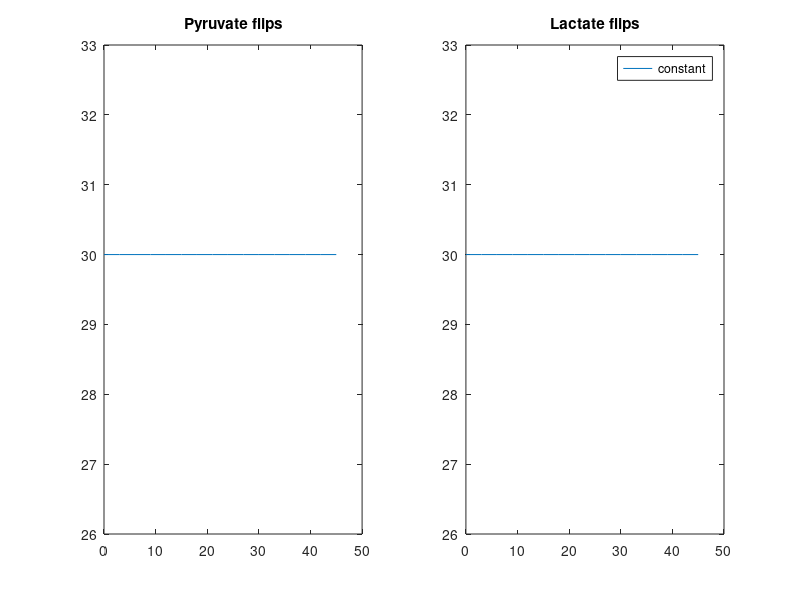

MATLAB code to generate this figure: (Note: this script raises an error after producing the figure.)
% Script for testing fit_kPL kinetic model fitting functions

clear all

% Test values
Tin = 0; Tacq = 48; TR = 3; N = Tacq/TR;
R1P = 1/25; R1L = 1/25; KPL = 0.05; std_noise = 0.01;
k12 = 0.05; % for variable flip angle designs
Rinj = .25;
input_function = zeros(1,N);
% Mz0 = [0,0];  input_function(1:6) = gampdf([1:6],4,1)*3;  % gamma variate input function
Mz0 = [0,0]; input_function(1:4) =  Rinj; % boxcar input function
%Mz0 = [1,0]; % no input function


% Test over multiple combinations of flip angle schemes
flips(1:2,1:N,1) = ones(2,N)*30*pi/180;  % constant, single-band
% flips(1:2,1:N,2) = repmat([20;35]*pi/180,[1 N]);  % constant, multi-band
% flips(1:2,1:N,3) = [vfa_const_amp(N, pi/2, exp(-TR * ( k12))); ... % max lactate SNR variable flip angle
%     vfa_opt_signal(N, exp(-TR * ( R1L)))];
% flips(1:2,1:N,4) = repmat(vfa_const_amp(N, pi/2), [2,1]);  % RF compensated variable flip angle
% flips(1:2,1:N,5) = [vfa_const_amp(N, pi/2, exp(-TR * ( k12))); ... % T1-effective variable flip angle
%     vfa_const_amp(N, pi/2, exp(-TR * ( - k12)))];
% flips(1:2,1:N,6) = [vfa_const_amp(N, pi/2, exp(-TR * (k12))); ... % saturation recovery
%     ones(1,N)*pi/2];
N_flip_schemes = size(flips,3);

t = [0:N-1]*TR + Tin;

figure
subplot(121) , plot(t, squeeze(flips(1,:,:))*180/pi)
title('Pyruvate flips')
subplot(122) , plot(t, squeeze(flips(2,:,:))*180/pi)
title('Lactate flips')
legend('constant','multiband',  'max lactate SNR vfa'); %, 'vfa', 'T1-effective vfa', 'Saturation Recovery')

% generate simulated data
for Iflips = 1:N_flip_schemes
    [Mxy(1:2, 1:N, Iflips), Mz] = simulate_2site_model(Mz0, [R1P R1L], [KPL 0], flips(:,:,Iflips), TR, input_function);
    % add noise
    Sn(1:size(Mxy,1), 1:size(Mxy,2),  Iflips) = Mxy(:,:,Iflips) + randn([size(Mxy,1), size(Mxy,2)])*std_noise;
end

% initial parameter guesses
R1P_est = 1/25; R1L_est = 1/25; kPL_est = .02;
Tarrive = 0; Rinj_est = 1; Tend = 15;
plot_fits = 0;

%% Test fitting - fit kPL only
disp('Fitting kPL, with fixed relaxation rates:')
disp('Fixing relaxation rates improves the precision of fitting, but potential')
disp('for bias in fits when incorrect relaxation rate is used')
disp('')

clear params_fixed params_est params_fit params_fitn_complex params_fitn_mag
params_fixed.R1P = R1P_est; params_fixed.R1L = R1L_est;
params_est.kPL = kPL_est; 
params_est.Tarrive = Tarrive; params_est.Rinj = Rinj_est; params_est.Tend = Tend;

for Iflips = 1:N_flip_schemes
    % no noise
    [params_fit(:,Iflips) Sfit(1,1:size(Mxy,2),  Iflips) Sfit(2,1:size(Mxy,2),  Iflips)] = ...
        fit_kPL_withinput(Mxy(:,:,Iflips), TR, flips(:,:,Iflips), params_fixed, params_est, [], plot_fits);

    % add noise
    [params_fitn_complex(:,Iflips) Snfit_complex(1,1:size(Mxy,2),  Iflips) Snfit_complex(2,1:size(Mxy,2),  Iflips)] = ...
        fit_kPL_withinput(Sn(:,:,Iflips), TR, flips(:,:,Iflips), params_fixed, params_est, [], plot_fits);

    % magnitude fitting with noise - broken
%     [params_fitn_mag(:,Iflips) Snfit_mag(1,1:size(Mxy,2),  Iflips) Snfit_mag(2,1:size(Mxy,2),  Iflips)] = ...
%         fit_kPL_withinput(abs(Sn(:,:,Iflips)), TR, flips(:,:,Iflips),params_fixed, params_est, std_noise, plot_fits);
end

disp(sprintf('Input R1 = %f (pyr) %f (lac), kPL = %f', R1P, R1L, KPL))
disp('Noiseless fit results:')
disp(['KPL  = ']); disp(num2str((params_fit.kPL).'))
disp('Noisy complex fit results:')
disp(['KPL  = ']); disp(num2str((params_fitn_complex.kPL).'))
% disp('Noisy magnitude fit results:')
% disp(['KPL  = ']); disp(num2str((params_fitn_mag.kPL).'))

figure
subplot(121) , plot(t, squeeze(Sn(1,:,:)))
hold on, plot(t, squeeze(Snfit_complex(1,:,:)),':')
% plot(t, squeeze(Snfit_mag(1,:,:)),'--')
title('Pyruvate signals')
subplot(122) , plot(t, squeeze(Sn(2,:,:)))
hold on, plot(t, squeeze(Snfit_complex(2,:,:)),':')
% plot(t, squeeze(Snfit_mag(2,:,:)),'--')
title('kPL fit: Lactate signals and fits (dots=complex fit, dashed=magnitude)')
legend('constant','multiband', 'multiband variable flip')


disp('Press any key to continue')
disp('')
pause


%% Test fitting - fit kPL and T1 of lactate
disp('Fitting kPL and lactate T1:')
disp('Fitting both parameters leads to increases in variability, which can be')
disp('alleviated to some extent by constraints on the parameter values')
disp('(Pyruvate T1 values have very small effect on this fitting approach)')
disp('')

% Fitting both kPL and relaxation rate of lactate
clear params_fixed params_est params_fit params_fitn_complex params_fitn_mag
params_fixed.R1P = R1P_est;
params_est.kPL = kPL_est; params_est.R1L = R1L_est;
params_est.Tarrive = Tarrive; params_est.Rinj = Rinj_est; params_est.Tend = Tend;
% set constraints on lactate T1:
params_est.R1L_lb = 1/40;
params_est.R1L_ub = 1/15;

for Iflips = 1:N_flip_schemes
    % no noise
    [params_fit(:,Iflips) Sfit(1,1:size(Mxy,2),  Iflips) Sfit(2,1:size(Mxy,2),  Iflips)] = ...
        fit_kPL_withinput(Mxy(:,:,Iflips), TR, flips(:,:,Iflips), params_fixed, params_est, [], plot_fits);

    % add noise
    [params_fitn_complex(:,Iflips) Snfit_complex(1,1:size(Mxy,2),  Iflips) Snfit_complex(2,1:size(Mxy,2),  Iflips)] = ...
        fit_kPL_withinput(Sn(:,:,Iflips), TR, flips(:,:,Iflips), params_fixed, params_est, [], plot_fits);

    % magnitude fitting with noise - broken
%     [params_fitn_mag(:,Iflips) Snfit_mag(1,1:size(Mxy,2),  Iflips) Snfit_mag(2,1:size(Mxy,2),  Iflips)] = ...
%         fit_kPL_withinput(abs(Sn(:,:,Iflips)), TR, flips(:,:,Iflips),params_fixed, params_est, std_noise, plot_fits);
end

disp(sprintf('Input R1 = %f (pyr) %f (lac), kPL = %f', R1P, R1L, KPL))
disp('Noiseless fit results:')
disp(['KPL         R1L   = ']); disp(num2str(reshape(struct2array(params_fit), 5, N_flip_schemes).'))
disp('Noisy complex fit results:')
disp(['KPL         R1L   = ']); disp(num2str(reshape(struct2array(params_fitn_complex), 5, N_flip_schemes).'))
% disp('Noisy magnitude fit results:')
% disp(['KPL         R1L   = ']); disp(num2str(reshape(struct2array(params_fitn_mag), 2, N_flip_schemes).'))

figure
subplot(121) , plot(t, squeeze(Sn(1,:,:)))
hold on, plot(t, squeeze(Snfit_complex(1,:,:)),':')
% plot(t, squeeze(Snfit_mag(1,:,:)),'--')
title('Pyruvate signals')
subplot(122) , plot(t, squeeze(Sn(2,:,:)))
hold on, plot(t, squeeze(Snfit_complex(2,:,:)),':')
% plot(t, squeeze(Snfit_mag(2,:,:)),'--')
title('kPL+R1L fit: Lactate signals and fits (dots=complex fit, dashed=magnitude)')
legend('constant','multiband', 'multiband variable flip')

